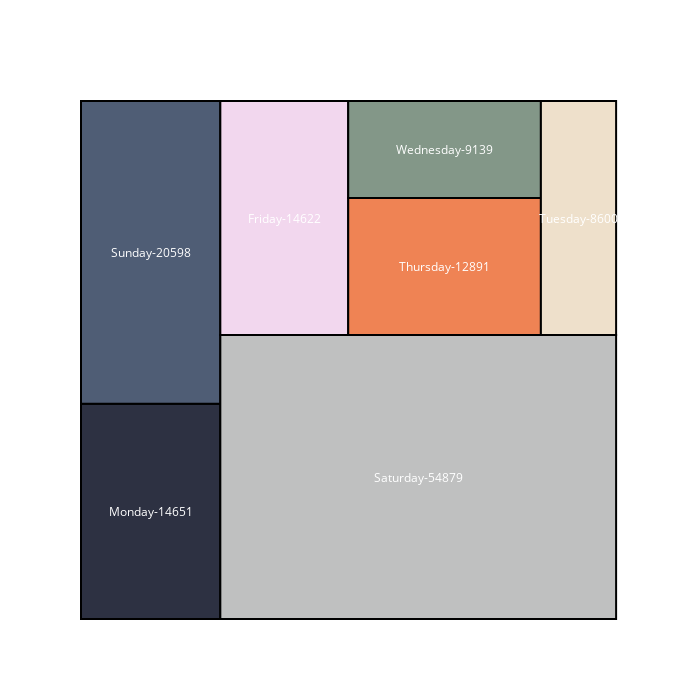

Notebook code cell kept with this figure:
### Markdown cell above
## Treemap of number of tweets by days of the week

### Code cell
x = 0.
y = 0.
width = 50.
height = 50.
type_list = list(twitter_data['tweeted_day_of_week'].unique())
values = [len(twitter_data[twitter_data['tweeted_day_of_week'] == i]) for i in type_list]

normed = squarify.normalize_sizes(values, width, height)
rects = squarify.squarify(normed, x, y, width, height)

color_brewer = ['#2D3142','#4F5D75','#BFC0C0','#F2D7EE','#EF8354','#839788','#EEE0CB']
shapes = []
annotations = []
counter = 0

for r in rects:
    shapes.append( 
        dict(
            type = 'rect', 
            x0 = r['x'], 
            y0 = r['y'], 
            x1 = r['x']+r['dx'], 
            y1 = r['y']+r['dy'],
            line = dict( width = 2 ),
            fillcolor = color_brewer[counter]
        ) 
    )
    annotations.append(
        dict(
            x = r['x']+(r['dx']/2),
            y = r['y']+(r['dy']/2),
            text = "{}-{}".format(type_list[counter], values[counter]),
            showarrow = False
        )
    )
    counter = counter + 1
    if counter >= len(color_brewer):
        counter = 0

# For hover text
trace0 = go.Scatter(
    x = [ r['x']+(r['dx']/2) for r in rects ], 
    y = [ r['y']+(r['dy']/2) for r in rects ],
    text = [ str(v) for v in values ], 
    mode = 'text',
)
        
layout = dict(
    height=700, 
    width=700,
    xaxis=dict(showgrid=False,zeroline=False),
    yaxis=dict(showgrid=False,zeroline=False),
    shapes=shapes,
    annotations=annotations,
    hovermode='closest',
    font=dict(color="#FFFFFF")
)

# With hovertext
figure = dict(data=[trace0], layout=layout)
iplot(figure, filename='squarify-treemap')

### Figure 1 — Plotly figure (JSON) as saved in the notebook; plotly's stock layout.template omitted (floating-point values rounded to 4 significant figures)
{"data": [{"mode": "text", "text": ["14651", "20598", "54879", "14622", "12891", "9139", "8600"], "type": "scatter", "uid": "653d5939-aa5b-45ac-9f45-2dba341b79cc", "x": [6.509, 6.509, 31.51, 18.99, 33.97, 33.97, 46.49], "y": [10.39, 35.39, 13.7, 38.7, 34.01, 45.31, 38.7]}], "layout": {"annotations": [{"showarrow": false, "text": "Monday-14651", "x": 6.509, "y": 10.39}, {"showarrow": false, "text": "Sunday-20598", "x": 6.509, "y": 35.39}, {"showarrow": false, "text": "Saturday-54879", "x": 31.51, "y": 13.7}, {"showarrow": false, "text": "Friday-14622", "x": 18.99, "y": 38.7}, {"showarrow": false, "text": "Thursday-12891", "x": 33.97, "y": 34.01}, {"showarrow": false, "text": "Wednesday-9139", "x": 33.97, "y": 45.31}, {"showarrow": false, "text": "Tuesday-8600", "x": 46.49, "y": 38.7}], "font": {"color": "#FFFFFF"}, "height": 700, "hovermode": "closest", "shapes": [{"fillcolor": "#2D3142", "line": {"width": 2}, "type": "rect", "x0": 0, "x1": 13.02, "y0": 0, "y1": 20.78}, {"fillcolor": "#4F5D75", "line": {"width": 2}, "type": "rect", "x0": 0, "x1": 13.02, "y0": 20.78, "y1": 50}, {"fillcolor": "#BFC0C0", "line": {"width": 2}, "type": "rect", "x0": 13.02, "x1": 50, "y0": 0, "y1": 27.4}, {"fillcolor": "#F2D7EE", "line": {"width": 2}, "type": "rect", "x0": 13.02, "x1": 24.97, "y0": 27.4, "y1": 50}, {"fillcolor": "#EF8354", "line": {"width": 2}, "type": "rect", "x0": 24.97, "x1": 42.97, "y0": 27.4, "y1": 40.63}, {"fillcolor": "#839788", "line": {"width": 2}, "type": "rect", "x0": 24.97, "x1": 42.97, "y0": 40.63, "y1": 50}, {"fillcolor": "#EEE0CB", "line": {"width": 2}, "type": "rect", "x0": 42.97, "x1": 50, "y0": 27.4, "y1": 50.0}], "width": 700, "xaxis": {"showgrid": false, "zeroline": false}, "yaxis": {"showgrid": false, "zeroline": false}}}
